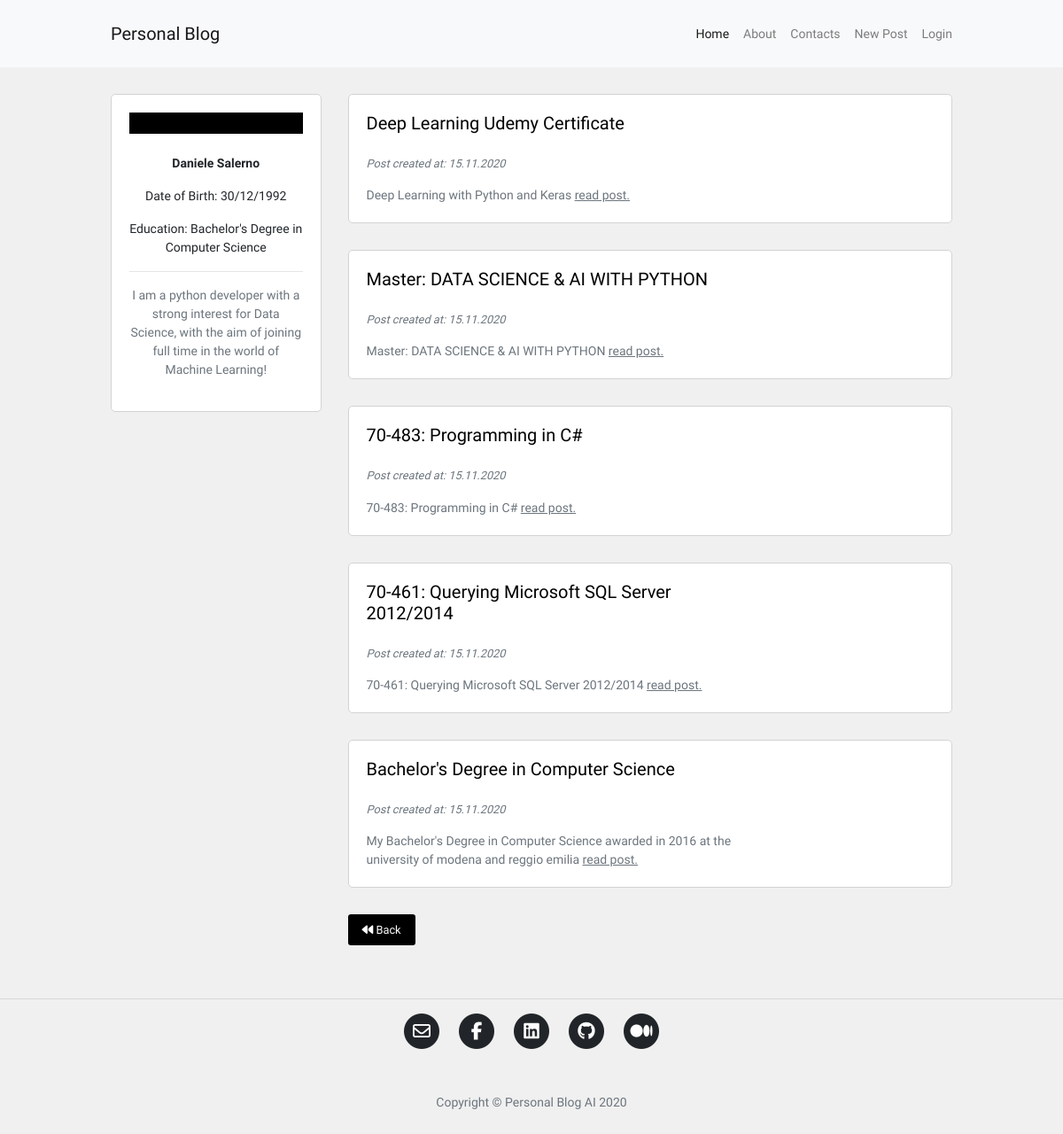
Screenshot of /?page=2 with the database file from the repository.
### blog/models.py (models this page shows, shortened)
class Post(db.Model):
    id = db.Column(db.Integer, primary_key=True)
    user_id = db.Column(db.Integer, db.ForeignKey('user.id'), nullable=False)
    insert_time = db.Column(db.DateTime, default=datetime.now)
    title = db.Column(db.String(120), nullable=False)
    description = db.Column(db.String(240))
    body = db.Column(db.Text(), nullable=False)
    slug = db.Column(db.String(250))
    image = db.Column(db.String(120))

### blog/routes.py (the view)
@app.route("/")
def homepage():
    page_number = request.args.get('page', 1, type=int)
    posts = Post.query.order_by(Post.insert_time.desc()).paginate(page_number, 5, True)
    if posts.has_next:
        next_page = url_for("homepage", page=posts.next_num)
    else:
        next_page = None
    if posts.has_prev:
        previous_page = url_for("homepage", page=posts.prev_num)
    else:
        previous_page = None
    return render_template("homepage.html", posts=posts, current_page=page_number,
                            next_page=next_page, previous_page=previous_page)

### blog/templates/homepage.html (shortened to what this page needs)
{% extends 'base.html' %}
{% block content %}
<div class="container content-container">
    <div class="row no-gutters">
        <div class="col-md-9 order-md-2">
            {% for post in posts.items %}
            <div class="single-post-home">
                <div class="container">
                    <div class="row">
                        <div class="col-sm-8 no-padding-left-right">
                            <h5>
                                <a href="{{ url_for('post_detail', post_slug=post.slug) }}">
                                    <p class="hover-underline-animation">{{ post.title }}</p>
                                </a>
                            </h5>
                            <p class="p-small-two text-muted">
                                Post created at: {{ post.insert_time.strftime('%d.%m.%Y') }}
                            </p>
                            {% if post.description %}
                            <p class="p-small-one text-muted mb-0">
                                {{ post.description }}
                                <a class="read-more" href="{{ url_for('post_detail', post_slug=post.slug) }}">read post.</a>
                            </p>
                            {% endif %}
                        </div>
                        <div class="col-sm-4 no-padding-left-right auto-margin">
                            <div class="post-image-block">
                            </div>
                        </div>
                    </div>
                </div>
            </div>
            {% endfor %}
            <div class="pagination-block">
                {% if previous_page %}
                {% if current_page == 2 %}
                <a class="btn btn-sm btn-outline-secondary mouse-cursor-gradient-tracking" href="/"><i class="fas fa-backward"></i> Back</a>
                {% else %}
                <a class="btn btn-sm btn-outline-secondary mouse-cursor-gradient-tracking" href="{{ previous_page }}"><i class="fas fa-backward"></i> Back</a>
                {% endif %}
                {% endif %}
            </div>
        </div>
        <div class="col-md-3 order-md-1">
            {% include 'about_me_snippet.html' %}
        </div>
    </div>
</div>
{% endblock %}

### blog/static/blog.css (style rules this page uses)
html, body { font-family: 'Oxanium', sans-serif; background-color: #f0f0f0; }
a { color: #212529; transition: all .2s; }
.content-container { max-width: 950px; margin-top: 30px; margin-bottom: 30px; padding: 0px; }
.pagination-block { margin-bottom: 30px; }
.no-padding-left-right { padding-right: 0px; padding-left: 0px; }
.auto-margin { margin-top: auto; margin-bottom: auto; }
.single-post-home { background-color: #fff; border: 1px solid #d3d3d3; border-radius: 5px; padding: 20px; margin-bottom: 30px; }
.p-small-one { font-size: 0.875rem; }
.p-small-two { font-size: 0.800rem; font-style: italic; }
@media (min-width: 768px) { .single-post-home { margin-left: 30px; } }
@media (min-width: 768px) { .post-image-block { margin-left: 30px; } }
@media (min-width: 768px) { .pagination-block { margin-left: 30px; } }
.read-more { color: #6c757d; text-decoration: underline; }

### blog/static/animations.css (style rules this page uses)
.container { overflow-x: hidden; width: 100%; }
.mouse-cursor-gradient-tracking { position: relative; background: black; padding: 0.5rem 1rem; font-size: 0.8rem; border: none; color: white; cursor: pointer; outline: none; overflow: hidden; }
.mouse-cursor-gradient-tracking:before { --size: 0; content: ''; position: absolute; left: var(--x); top: var(--y); width: var(--size); height: var(--size); background: radial-gradient(circle closest-side, white, transparent); transform: translate(-50%, -50%); transition: width 0.2s ease, height 0.2s ease; }
.hover-underline-animation { display: inline-block; position: relative; color: #000; }
.hover-underline-animation:after { content: ''; position: absolute; width: 100%; transform: scaleX(0); height: 2px; bottom: 0; left: 0; background-color: #000; transform-origin: bottom right; transition: transform 0.25s ease-out; }

### rows the page displays
Post: title "Deep Learning Udemy Certificate", insert_time "15.11.2020", description "Deep Learning with Python and Keras"
Post: title "Master: DATA SCIENCE & AI WITH PYTHON", insert_time "15.11.2020", description "Master: DATA SCIENCE & AI WITH PYTHON"
Post: title "70-483: Programming in C#", insert_time "15.11.2020", description "70-483: Programming in C#"
Post: title "70-461: Querying Microsoft SQL Server 2012/2014", insert_time "15.11.2020", description "70-461: Querying Microsoft SQL Server 2012/2014"
Post: title "Bachelor's Degree in Computer Science", insert_time "15.11.2020", description "My Bachelor's Degree in Computer Science awarded in 2016 at the university of modena and reggio emilia"
